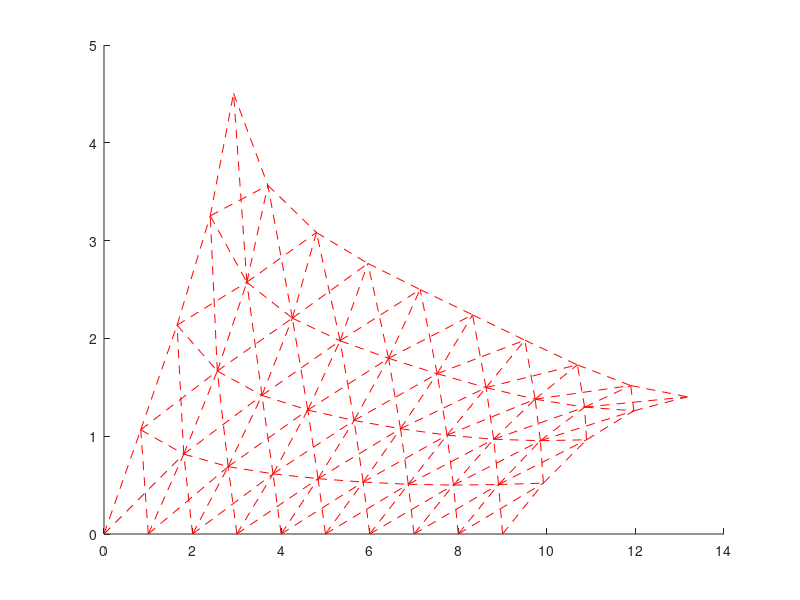

Write MATLAB code to recreate this figure.
clear all
close all
clc

delta_alpha=1e-1;

c_par=1e-4;
c_par2=0.9;
tol=1e-13;
tol2=1e-15;

n_var=80;

u=zeros(n_var,1);
G=zeros(n_var,1);
G(62)=1;
G(79)=1;

m_new=-G'*u;
for j=1:10
    m_new=m_new+(sqrt(u(2*j-1)^2+(1+u(2*j))^2)-1)^2;
end
for j=1:30
    m_new=m_new+(sqrt((1+u(2*j+20)-u(2*j))^2+(u(2*j+19)-u(2*j-1))^2)-1)^2;
end
for j=1:36
    fl=floor((j-1)/9);
    m_new=m_new+(sqrt((1+u(2*j+1+2*fl)-u(2*j-1+2*fl))^2+(u(2*j+2+2*fl)-u(2*j+2*fl))^2)-1)^2;
end
f_2=-G;
for j=1:10
    f_2([2*j-1;2*j])=f_2([2*j-1;2*j])+[(2*u(2*j-1)*(((u(2*j) + 1)^2 + u(2*j-1)^2)^(1/2) - 1))/((u(2*j) + 1)^2 + u(2*j-1)^2)^(1/2);
        ((((u(2*j) + 1)^2 + u(2*j-1)^2)^(1/2) - 1)*(2*u(2*j) + 2))/((u(2*j) + 1)^2 + u(2*j-1)^2)^(1/2)];
end
for j=1:30
    f1=((2*u(2*j-1) - 2*u(2*j+19))*(((u(2*j+20) - u(2*j) + 1)^2 + (u(2*j-1) - u(2*j+19))^2)^(1/2) - 1))/((u(2*j+20) - u(2*j) + 1)^2 + (u(2*j-1) - u(2*j+19))^2)^(1/2);
    f2=-((((u(2*j+20) - u(2*j) + 1)^2 + (u(2*j-1) - u(2*j+19))^2)^(1/2) - 1)*(2*u(2*j+20) - 2*u(2*j) + 2))/((u(2*j+20) - u(2*j) + 1)^2 + (u(2*j-1) - u(2*j+19))^2)^(1/2);
    f_2([j*2-1;j*2;j*2+19;j*2+20])=f_2([j*2-1;j*2;j*2+19;j*2+20])+[f1;f2;-f1;-f2];
end
for j=1:36
    fl=floor((j-1)/9);
    f1=-((((u(2*j+2*fl) - u(2*j+2+2*fl))^2 + (u(2*j+1+2*fl) - u(2*j-1+2*fl) + 1)^2)^(1/2) - 1)*(2*u(2*j+1+2*fl) - 2*u(2*j-1+2*fl) + 2))/((u(2*j+2*fl) - u(2*j+2+2*fl))^2 + (u(2*j+1+2*fl) - u(2*j-1+2*fl) + 1)^2)^(1/2);
    f2=((2*u(2*j+2*fl) - 2*u(2*j+2+2*fl))*(((u(2*j+2*fl) - u(2*j+2+2*fl))^2 + (u(2*j+1+2*fl) - u(2*j-1+2*fl) + 1)^2)^(1/2) - 1))/((u(2*j+2*fl) - u(2*j+2+2*fl))^2 + (u(2*j+1+2*fl) - u(2*j-1+2*fl) + 1)^2)^(1/2);
    f_2([2*j-1+2*fl;2*j+2*fl;2*j+1+2*fl;2*j+2+2*fl])=f_2([2*j-1+2*fl;2*j+2*fl;2*j+1+2*fl;2*j+2+2*fl])+[f1;f2;-f1;-f2];
end

tic
K_new_inv=inv(eye(n_var));
f_new=zeros(n_var,1);
m_old=1e100;
cnt=0;
while (m_old-m_new)>tol*abs(m_old)
    
    cnt=cnt+1;
    
    m_old=m_new;
    f_old=f_new;
    
    f_new=f_2;
    
    K_old_inv=K_new_inv;
    delta_f=f_new-f_old;
    
    if cnt==1
        h_new=-K_old_inv*f_new;
    else
        K_new_inv=K_old_inv+(delta_u'*delta_f+delta_f'*K_old_inv*delta_f)*delta_u*delta_u'/(delta_u'*delta_f)^2-(K_old_inv*delta_f*delta_u'+delta_u*delta_f'*K_old_inv)/(delta_u'*delta_f);
        h_new=-K_new_inv*f_new;
    end
    
    alpha1=0;
    m_1=m_new;
    alpha2=delta_alpha;
    ux=u+alpha2*h_new;
    m_2=-G'*ux;
    for j=1:10
        m_2=m_2+(sqrt(ux(2*j-1)^2+(1+ux(2*j))^2)-1)^2;
    end
    for j=1:30
        m_2=m_2+(sqrt((1+ux(2*j+20)-ux(2*j))^2+(ux(2*j+19)-ux(2*j-1))^2)-1)^2;
    end
    for j=1:36
        fl=floor((j-1)/9);
        m_2=m_2+(sqrt((1+ux(2*j+1+2*fl)-ux(2*j-1+2*fl))^2+(ux(2*j+2+2*fl)-ux(2*j+2*fl))^2)-1)^2;
    end

    alpha3=2*delta_alpha;
    ux=u+alpha3*h_new;
    m_3=-G'*ux;
    for j=1:10
        m_3=m_3+(sqrt(ux(2*j-1)^2+(1+ux(2*j))^2)-1)^2;
    end
    for j=1:30
        m_3=m_3+(sqrt((1+ux(2*j+20)-ux(2*j))^2+(ux(2*j+19)-ux(2*j-1))^2)-1)^2;
    end
    for j=1:36
        fl=floor((j-1)/9);
        m_3=m_3+(sqrt((1+ux(2*j+1+2*fl)-ux(2*j-1+2*fl))^2+(ux(2*j+2+2*fl)-ux(2*j+2*fl))^2)-1)^2;
    end

%     if cnt==79
%         ALPHA=0:0.01:1;
%         
%         res=zeros(length(ALPHA),1);
%         for i=1:length(ALPHA)
%             alpha2=ALPHA(i);
%             ux=u+alpha2*h_new;
%             m_2=-G'*ux;
%             for j=1:10
%                 m_2=m_2+(sqrt(ux(2*j-1)^2+(1+ux(2*j))^2)-1)^2;
%             end
%             for j=1:30
%                 m_2=m_2+(sqrt((1+ux(2*j+20)-ux(2*j))^2+(ux(2*j+19)-ux(2*j-1))^2)-1)^2;
%             end
%             for j=1:36
%                 fl=floor((j-1)/9);
%                 m_2=m_2+(sqrt((1+ux(2*j+1+2*fl)-ux(2*j-1+2*fl))^2+(ux(2*j+2+2*fl)-ux(2*j+2*fl))^2)-1)^2;
%             end
%             res(i)=m_2;
%         end
%         plot(ALPHA',res,'bo')
% asdf
%     end
    
    if m_3>m_1 && m_2>m_1
        ux=u;
        m_new=m_1;
        f_2=f_new;
    else
        cnt2=0;
        m_x=m_new;
        f_x=f_new;
        alphax=0.1;
        while alphax>0 && (m_x>m_new+c_par*alphax*h_new'*f_new || h_new'*f_x<c_par2*h_new'*f_new)
            cnt2=cnt2+1;

            pars=-[alpha1^2 alpha1 1;alpha2^2 alpha2 1;alpha3^2 alpha3 1]\[m_1;m_2;m_3];

            alphax=-pars(2)/2/pars(1);

            ux=u+alphax*h_new;
            m_x=-G'*ux;
            for j=1:10
                m_x=m_x+(sqrt(ux(2*j-1)^2+(1+ux(2*j))^2)-1)^2;
            end
            for j=1:30
                m_x=m_x+(sqrt((1+ux(2*j+20)-ux(2*j))^2+(ux(2*j+19)-ux(2*j-1))^2)-1)^2;
            end
            for j=1:36
                fl=floor((j-1)/9);
                m_x=m_x+(sqrt((1+ux(2*j+1+2*fl)-ux(2*j-1+2*fl))^2+(ux(2*j+2+2*fl)-ux(2*j+2*fl))^2)-1)^2;
            end
            f_x=-G;
            for j=1:10
                f_x([2*j-1;2*j])=f_x([2*j-1;2*j])+[(2*ux(2*j-1)*(((ux(2*j) + 1)^2 + ux(2*j-1)^2)^(1/2) - 1))/((ux(2*j) + 1)^2 + ux(2*j-1)^2)^(1/2);
                    ((((ux(2*j) + 1)^2 + ux(2*j-1)^2)^(1/2) - 1)*(2*ux(2*j) + 2))/((ux(2*j) + 1)^2 + ux(2*j-1)^2)^(1/2)];
            end
            for j=1:30
                f1=((2*ux(2*j-1) - 2*ux(2*j+19))*(((ux(2*j+20) - ux(2*j) + 1)^2 + (ux(2*j-1) - ux(2*j+19))^2)^(1/2) - 1))/((ux(2*j+20) - ux(2*j) + 1)^2 + (ux(2*j-1) - ux(2*j+19))^2)^(1/2);
                f2=-((((ux(2*j+20) - ux(2*j) + 1)^2 + (ux(2*j-1) - ux(2*j+19))^2)^(1/2) - 1)*(2*ux(2*j+20) - 2*ux(2*j) + 2))/((ux(2*j+20) - ux(2*j) + 1)^2 + (ux(2*j-1) - ux(2*j+19))^2)^(1/2);
                f_x([j*2-1;j*2;j*2+19;j*2+20])=f_x([j*2-1;j*2;j*2+19;j*2+20])+[f1;f2;-f1;-f2];
            end
            for j=1:36
                fl=floor((j-1)/9);
                f1=-((((ux(2*j+2*fl) - ux(2*j+2+2*fl))^2 + (ux(2*j+1+2*fl) - ux(2*j-1+2*fl) + 1)^2)^(1/2) - 1)*(2*ux(2*j+1+2*fl) - 2*ux(2*j-1+2*fl) + 2))/((ux(2*j+2*fl) - ux(2*j+2+2*fl))^2 + (ux(2*j+1+2*fl) - ux(2*j-1+2*fl) + 1)^2)^(1/2);
                f2=((2*ux(2*j+2*fl) - 2*ux(2*j+2+2*fl))*(((ux(2*j+2*fl) - ux(2*j+2+2*fl))^2 + (ux(2*j+1+2*fl) - ux(2*j-1+2*fl) + 1)^2)^(1/2) - 1))/((ux(2*j+2*fl) - ux(2*j+2+2*fl))^2 + (ux(2*j+1+2*fl) - ux(2*j-1+2*fl) + 1)^2)^(1/2);
                f_x([2*j-1+2*fl;2*j+2*fl;2*j+1+2*fl;2*j+2+2*fl])=f_x([2*j-1+2*fl;2*j+2*fl;2*j+1+2*fl;2*j+2+2*fl])+[f1;f2;-f1;-f2];
            end
            

            if alphax>alpha3

                alpha1=alpha2;
                alpha2=alpha3;
                alpha3=alphax;

                m_1=m_2;
                m_2=m_3;
                m_3=m_x;

            elseif alphax<alpha1

                alpha3=alpha2;
                alpha2=alpha1;
                alpha1=alphax;

                m_3=m_2;
                m_2=m_1;
                m_1=m_x;

            elseif alphax<alpha3 && alphax>alpha2

                if alphax-alpha1<alpha3-alpha2

                    alpha3=alphax;
                    m_3=m_x;

                else

                    alpha1=alpha2;
                    alpha2=alphax;

                    m_1=m_2;
                    m_2=m_x;

                end

            elseif alphax<alpha2 && alphax>alpha1

                if alpha3-alphax<alpha2-alpha1

                    alpha1=alphax;
                    m_1=m_x;

                else

                    alpha3=alpha2;
                    alpha2=alphax;

                    m_3=m_2;
                    m_2=m_x;

                end

            else

                err

            end

        end
        if alphax<=0
            f_2=f_new;
            ux=u;
        else
            f_2=f_x;
            m_new=m_x;
        end
    end
    cnt2
%     delta_f=f_2-f_new;
    delta_u=ux-u;
    u=ux;
    
end
toc
cnt
norm(f_2)

m_new
u

figure(1)
hold on
for j=1:10
    
    ux1=0;
    uy1=0;
    ux2=u(2*j-1);
    uy2=u(2*j);
    x1=j-1;
    x2=j-1;
    y1=0;
    y2=1;
    
    plot([x1+ux1;x2+ux2],[y1+uy1;y2+uy2],'r--')
    
end
for j=1:9
    
    ux1=0;
    uy1=0;
    ux2=u(2*j+1);
    uy2=u(2*j+2);
    x1=j-1;
    x2=j;
    y1=0;
    y2=1;
    
    plot([x1+ux1;x2+ux2],[y1+uy1;y2+uy2],'r--')
    
end
for j=1:9
    
    ux1=0;
    uy1=0;
    ux2=u(2*j-1);
    uy2=u(2*j);
    x1=j;
    x2=j-1;
    y1=0;
    y2=1;
    
    plot([x1+ux1;x2+ux2],[y1+uy1;y2+uy2],'r--')
   
    
end
for j=1:30
    
    ux1=u(2*j-1);
    uy1=u(2*j);
    ux2=u(2*j+19);
    uy2=u(2*j+20);
    x1=j-1-floor((j-1)/10)*10;
    x2=x1;
    y1=floor((j-1)/10)+1;
    y2=y1+1;
    
    plot([x1+ux1;x2+ux2],[y1+uy1;y2+uy2],'r--')
    
end
for j=1:36
    fl=floor((j-1)/9);
    
    ux1=u(2*j-1+2*fl);
    uy1=u(2*j+2*fl);
    ux2=u(2*j+1+2*fl);
    uy2=u(2*j+2+2*fl);
    x1=j-1-floor((j-1)/9)*9;
    x2=x1+1;
    y1=floor((j-1)/9)+1;
    y2=y1;
    
    plot([x1+ux1;x2+ux2],[y1+uy1;y2+uy2],'r--')
    
    
end
for j=1:27
    fl=floor((j-1)/9);
    
    ux1=u(2*j-1+2*fl);
    uy1=u(2*j+2*fl);
    ux2=u(2*j+21+2*fl);
    uy2=u(2*j+22+2*fl);
    x1=j-1-floor((j-1)/9)*9;
    x2=x1+1;
    y1=floor((j-1)/9)+1;
    y2=y1+1;
    
    plot([x1+ux1;x2+ux2],[y1+uy1;y2+uy2],'r--')
    
    
end

for j=1:27
    fl=floor((j-1)/9);
    
    ux1=u(2*j+1+2*fl);
    uy1=u(2*j+2+2*fl);
    ux2=u(2*j+19+2*fl);
    uy2=u(2*j+20+2*fl);
    x1=j-floor((j-1)/9)*9;
    x2=x1-1;
    y1=floor((j-1)/9)+1;
    y2=y1+1;
    
    plot([x1+ux1;x2+ux2],[y1+uy1;y2+uy2],'r--')
    
    
end